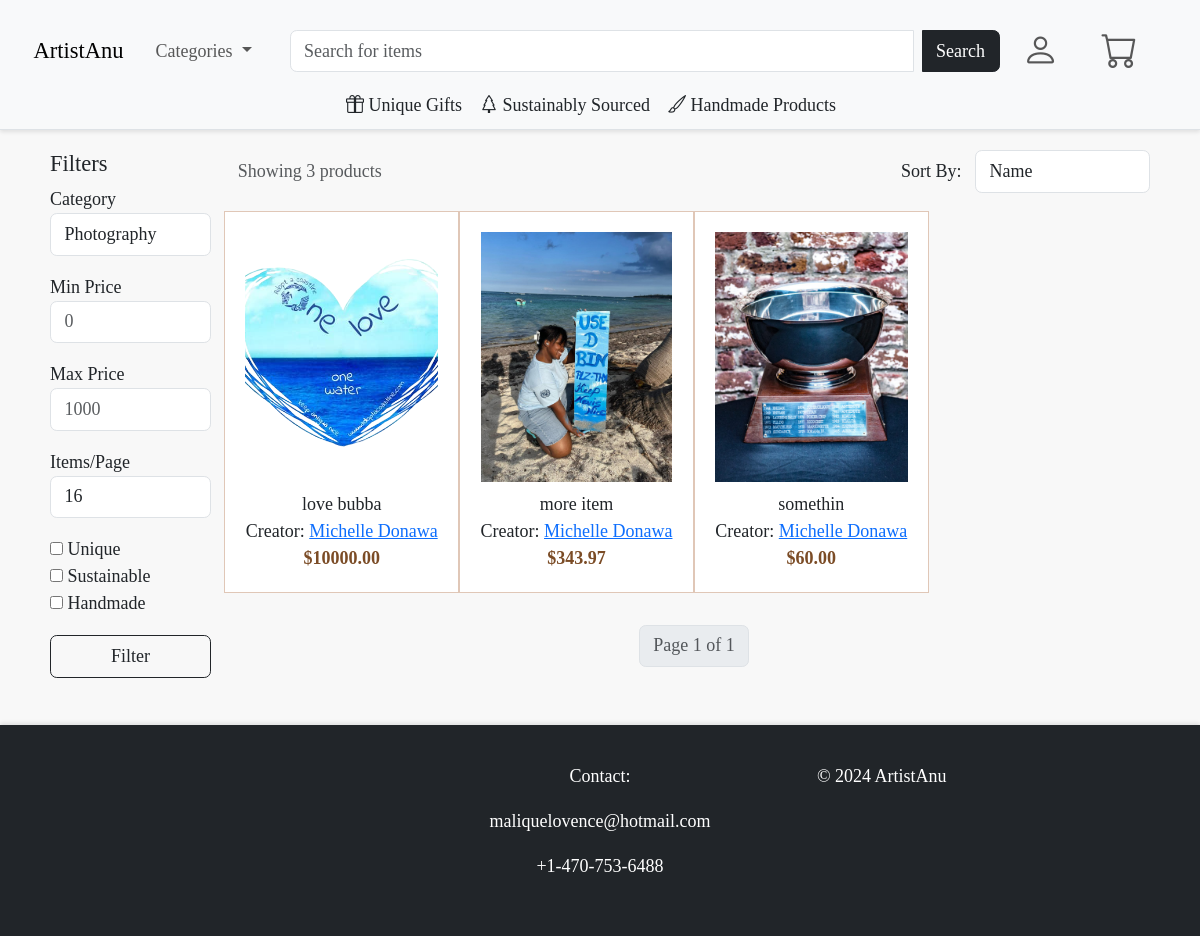
Page /dashboard/?category=Photography on the committed database.
### catalogue/models.py (models this page shows, shortened)
class CraftItem(models.Model):
    name = models.CharField(max_length=255)
    description = models.TextField(blank=True)
    artist = models.ForeignKey('Artist', on_delete=models.CASCADE)
    categories = models.ManyToManyField(Category, related_name="items")
    price = models.DecimalField(max_digits=10, decimal_places=2)
    date_created = models.DateTimeField(auto_now_add=True)
    available = models.BooleanField(default=True)
    dimensions = models.CharField(max_length=255, blank=True)
    featured = models.BooleanField(default=False)
    is_unique = models.BooleanField(default=False)
    quantity = models.PositiveIntegerField(default=1)
    is_sustainable = models.BooleanField(default=False)
    is_handmade = models.BooleanField(default=False)

class CraftItemImage(models.Model):
    craft_item = models.ForeignKey(CraftItem, on_delete=models.CASCADE, related_name='images')
    image = models.ImageField(upload_to='craft_items/')

class Artist(models.Model):
    name = models.CharField(max_length=255)
    user = models.OneToOneField(CustomUser, on_delete=models.CASCADE, related_name='artist_profile', null=True, blank=True)
    bio = models.TextField(blank=True)
    profile_picture = models.ImageField(upload_to='artists/', blank=True, null=True)
    email = models.EmailField(unique=True)
    phone_number = models.CharField(max_length=15, blank=True)
    website = models.URLField(blank=True, null=True)
    social_media_links = models.JSONField(blank=True, null=True)
    location = models.CharField(max_length=255, blank=True)
    date_joined = models.DateTimeField(auto_now_add=True)

### catalogue/views.py (the view)
# urls.py: path('dashboard/', views.dashboard, name='dashboard'),
def dashboard(request):
    category_name = request.GET.get('category', '')
    categories = Category.objects.all()
    sort_by_category = request.GET.get("sort_by", "name")
    if sort_by_category == "name":
        categories = categories.order_by(Lower("name"))
    category_filter = request.GET.get('category', '')
    price_min = request.GET.get('price_min', '')
    price_max = request.GET.get('price_max', '')
    sort_by_item = request.GET.get('sort_by', 'name')
    items_per_page = request.GET.get('items_per_page', 16)
    search_query = request.GET.get("search", "")  # Get search query from the GET request
    is_unique = request.GET.get('is_unique')
    is_sustainable = request.GET.get('is_sustainable')
    is_handmade = request.GET.get('is_handmade')
    items = CraftItem.objects.all()
    if category_name:
        items = items.filter(categories__name=category_name)
    if category_filter:
        items = items.filter(categories__name=category_filter)
    if price_min:
        items = items.filter(price__gte=price_min)
    if price_max:
        items = items.filter(price__lte=price_max)
    if is_unique:
        items = items.filter(is_unique=True)
    if is_sustainable:
        items = items.filter(is_sustainable=True)
    if is_handmade:
        items = items.filter(is_handmade=True)
    if search_query:
        items = items.filter(Q(name__icontains=search_query) | Q(description__icontains=search_query))
    if sort_by_item == "name":
        items = items.order_by(Lower("name"))  # Case-insensitive sorting
    else:
        items = items.order_by(sort_by_item)
    items_per_page = request.GET.get("items_per_page", 16)  # Default 16 items per page
    paginator = Paginator(items, items_per_page)
    page_number = request.GET.get("page")
    page_items = paginator.get_page(page_number)
    context = {
        'categories': Category.objects.all(),
        'selected_category': category_name,
        "items": page_items,  # Paginated items
        "search_query": search_query,  # Pass search query to template
        "total_items": items.count(),
    }
    return render(request, "catalogue/dashboard.html", context)

### catalogue/context_processors.py (called while the page is built)
def categories_processor(request):
    return {'categories': Category.objects.all()}

### catalogue/templates/catalogue/dashboard.html (shortened to what this page needs)
{% extends 'base.html' %}
{% block content %}
<div class="container mt-0">
    <div class="row">
        <div class="col-md-2 d-none d-md-block">
            <h5>Filters</h5>
            <form method="GET" class="mb-4">
                <div class="mb-3">
                    <label for="category">Category</label>
                    <select name="category" class="form-control">
                        {% for category in categories %}
                            <option value="{{ category.name }}" {% if request.GET.category == category.name %}selected{% endif %}>{{ category.name }}</option>
                        {% endfor %}
                    </select>
                </div>
                <div class="mb-3">
                    <label for="price_min">Min Price</label>
                    <input type="number" name="price_min" class="form-control" placeholder="0" value="{{ request.GET.price_min }}" min="0">
                </div>
                <div class="mb-3">
                    <label for="price_max">Max Price</label>
                    <input type="number" name="price_max" class="form-control" placeholder="1000" value="{{ request.GET.price_max }}" min="0">
                </div>
                <div class="mb-3">
                    <label for="items_per_page">Items/Page</label>
                    <select name="items_per_page" class="form-control">
                        <option value="16" {% if not request.GET.items_per_page or request.GET.items_per_page == '16' %}selected{% endif %}>16</option>
                    </select>
                </div>
                <div class="mb-3">
                    <input type="checkbox" name="is_unique" value="1" {% if request.GET.is_unique %}checked{% endif %}> Unique<br>
                    <input type="checkbox" name="is_sustainable" value="1" {% if request.GET.is_sustainable %}checked{% endif %}> Sustainable<br>
                    <input type="checkbox" name="is_handmade" value="1" {% if request.GET.is_handmade %}checked{% endif %}> Handmade<br>
                </div>
                <button type="submit" class="btn btn-outline-dark w-100">Filter</button>
            </form>
        </div>
        <div class="col-md-10">
            <div class="row">
                <div class="d-flex justify-content-between align-items-center mb-3">
                    <div class="text-muted">
                        Showing {{ items|length }} product{{ total_items|pluralize:"s" }}
                    </div>
                    <div>
                        <label for="sort_by" class="me-2">Sort By:</label>
                        <select id="sort_by" name="sort_by" class="form-control d-inline w-auto">
                            <option value="name" {% if request.GET.sort_by == 'name' %}selected{% endif %}>Name</option>
                        </select>
                    </div>
                </div>
                {% for item in items %}
                <div class="col-6 col-sm-6 col-md-4 col-lg-3 p-0">
                    <div class="item-card d-flex flex-column align-items-center text-center">
                        <a href="{% url 'item_detail' item.name %}" class="text-decoration-none">
                            {% with item.images.all|slice:":2" as images %}
                                {% if images|length > 0 %}
                                    <img src="{{ images.0.image.url }}" class="item-image" alt="{{ item.name }}" style="max-width: 200px; max-height: 300px;">
                                {% else %}
                                    <img src="/static/default-image.jpg" class="item-image" alt="No image available">
                                {% endif %}
                            {% endwith %}
                        </a>
                        <div class="item-info p-0">
                            <p class="mb-0 mt-2"><strong>{{ item.name }}</strong></p>
                            <p class="card-text m-0">
                                <strong>Creator:</strong>
                                <a href="{% url 'artist_detail' item.artist.name %}" class="position-relative" style="z-index: 3;">
                                    {{ item.artist.name }}
                                </a>
                            </p>
                            <p class="price m-0">${{ item.price|floatformat:2 }}</p>
                        </div>
                    </div>
                </div>
                {% empty %}
                    <p class="text-muted text-center">No items found.</p>
                {% endfor %}
            </div>
            <div class="d-flex justify-content-center mt-4">
                <ul class="pagination">
                    <li class="page-item disabled">
                        <span class="page-link">Page {{ items.number }} of {{ items.paginator.num_pages }}</span>
                    </li>
                </ul>
            </div>
        </div>
    </div>
</div>
{% endblock %}

### static/css/styles.css (style rules this page uses)
html, body { height: 100%; margin: 0; padding: 0; display: flex; flex-direction: column; font-family: 'Poppins', serif; font-weight: 300; font-size: large; background-color: #F8F8F8; }
h1, h2, h3, h4, h5, h6 { font-family: 'Playfair Display', serif; }
.btn { font-family: 'Playfair Display', serif; }
.container { flex: 1; padding: 20px; }
ul { list-style-type: none; padding: 0; }
li { padding: 5px; display: flex; justify-content: space-between; align-items: center; }
li:last-child { border-bottom: none; }
button { background-color: #28a745; color: white; border: none; padding: 10px 20px; border-radius: 5px; cursor: pointer; font-size: 16px; }

### catalogue/templates/catalogue/dashboard.html (style rules this page uses)
.item-card { border: 1px solid #e0c7b7; background: white; border-radius: 0; padding: 20px; text-align: center; display: flex; flex-direction: column; align-items: center; justify-content: space-between; position: relative; overflow: hidden; }
.item-image { width: 100%; height: 250px; object-fit: cover; display: block; }
.item-info { text-align: center; padding: 20px; }
.price { font-weight: bold; color: #7b4c26; }

### rows in the picture
CraftItem: image (picture), name "love bubba", artist.name "Michelle Donawa", price "10000.00"
CraftItem: image (picture), name "more item", artist.name "Michelle Donawa", price "343.97"
CraftItem: image (picture), name "somethin", artist.name "Michelle Donawa", price "60.00"

### other values in the picture
{{ items|length }} "3"
{{ items.number }} "1"
{{ items.paginator.num_pages }} "1"
form field category "Photography"
